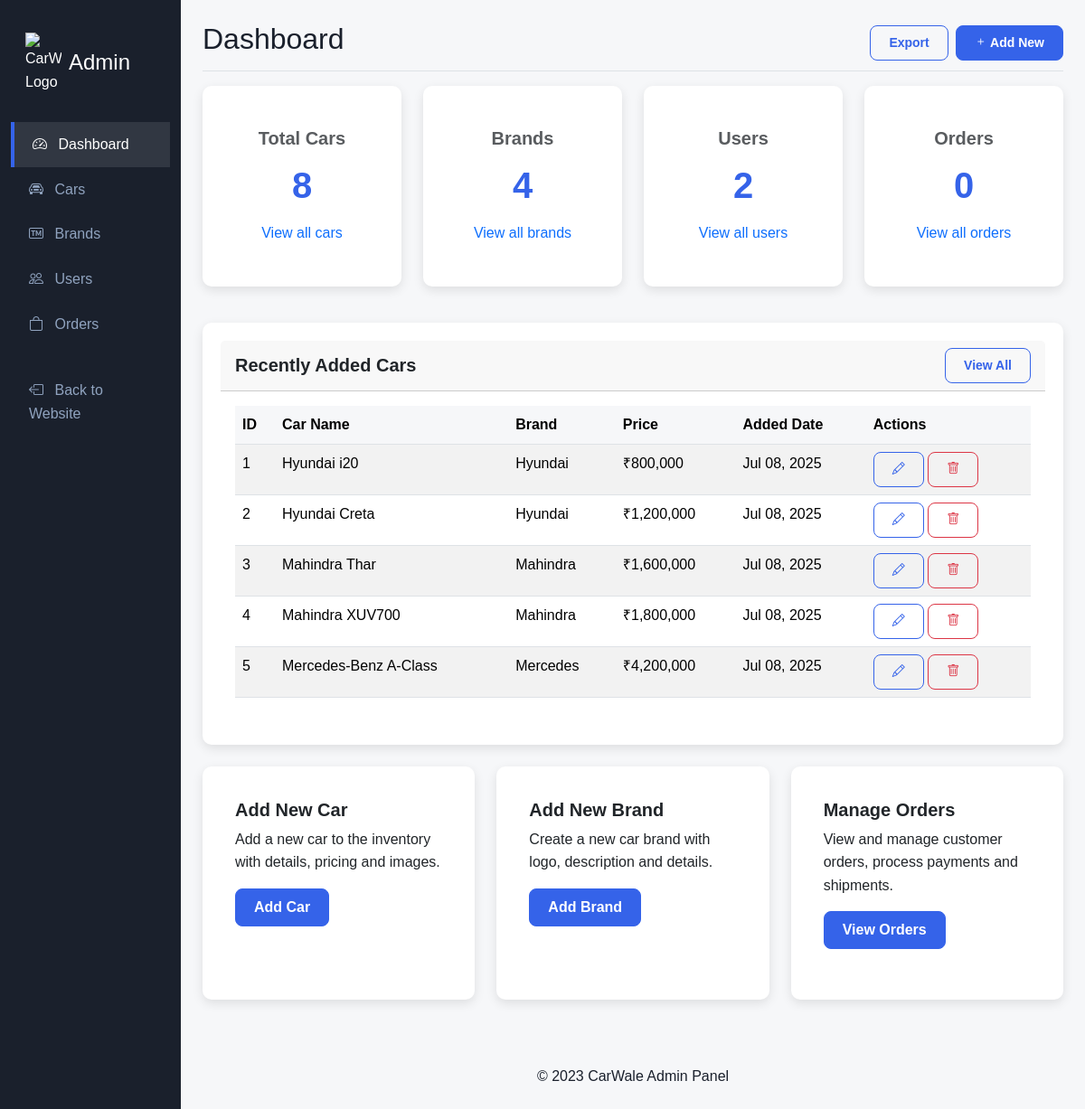
Page /admin/dashboard.php (signed in) on the committed database.
### tables this page shows
CREATE TABLE IF NOT EXISTS cars (
    car_id INT AUTO_INCREMENT PRIMARY KEY,
    brand_id INT,
    car_name VARCHAR(100) NOT NULL,
    price DECIMAL(12,2) NOT NULL,
    image VARCHAR(255),
    year INT,
    type VARCHAR(50),
    fuel VARCHAR(50),
    rating DECIMAL(3,1),
    seats INT,
    description TEXT,
    created_at TIMESTAMP DEFAULT CURRENT_TIMESTAMP,
    updated_at TIMESTAMP DEFAULT CURRENT_TIMESTAMP ON UPDATE CURRENT_TIMESTAMP,
    FOREIGN KEY (brand_id) REFERENCES brands(brand_id) ON DELETE CASCADE
);

CREATE TABLE IF NOT EXISTS brands (
    brand_id INT AUTO_INCREMENT PRIMARY KEY,
    brand_name VARCHAR(100) NOT NULL,
    logo VARCHAR(255),
    description TEXT,
    created_at TIMESTAMP DEFAULT CURRENT_TIMESTAMP,
    updated_at TIMESTAMP DEFAULT CURRENT_TIMESTAMP ON UPDATE CURRENT_TIMESTAMP
);

### admin/dashboard.php (the view, shortened to what this page needs)
<?php
require_once('../includes/header.php');
require_once('../includes/footer.php');
require_once('../includes/db_connection.php');
$car_count_query = "SELECT COUNT(*) as count FROM cars";
$car_result = mysqli_query($con, $car_count_query);
$car_count = mysqli_fetch_assoc($car_result)['count'];
$brand_count_query = "SELECT COUNT(*) as count FROM brands";
$brand_result = mysqli_query($con, $brand_count_query);
$brand_count = mysqli_fetch_assoc($brand_result)['count'];
$user_count_query = "SELECT COUNT(*) as count FROM users";
$user_result = mysqli_query($con, $user_count_query);
$user_count = mysqli_fetch_assoc($user_result)['count'];
$order_count = 0;
$order_count_query = "SELECT COUNT(*) as count FROM orders";
$order_result = mysqli_query($con, $order_count_query);
if ($order_result) {
    $order_count = mysqli_fetch_assoc($order_result)['count'];
} else {
    set_message("The orders table is missing. Please run the <a href='../create_orders_table.php'>create_orders_table.php</a> script to set it up.", "warning");
}
$recent_cars_query = "SELECT c.car_id, c.car_name, c.price, c.created_at, b.brand_name
                     FROM cars c
                     JOIN brands b ON c.brand_id = b.brand_id
                     ORDER BY c.created_at DESC
                     LIMIT 5";
$recent_cars_result = mysqli_query($con, $recent_cars_query);
$recent_cars = [];
while ($row = mysqli_fetch_assoc($recent_cars_result)) {
    $recent_cars[] = $row;
}
?>
<div class="container-fluid">
    <div class="row">
        <div class="col-md-3 col-lg-2 d-md-block admin-sidebar">
            <div class="d-flex align-items-center p-3 mb-3">
                <img src="https://cdn-icons-png.flaticon.com/128/18585/18585546.png" alt="CarWale Logo" width="40" class="me-2">
                <span class="fs-4 text-white">Admin</span>
            </div>
            <ul class="nav flex-column">
                <li class="nav-item">
                    <a class="nav-link active" href="dashboard.php">
                        <i class="bi bi-speedometer2 me-2"></i> Dashboard
                    </a>
                </li>
                <li class="nav-item">
                    <a class="nav-link" href="cars.php">
                        <i class="bi bi-car-front me-2"></i> Cars
                    </a>
                </li>
                <li class="nav-item">
                    <a class="nav-link" href="brands.php">
                        <i class="bi bi-badge-tm me-2"></i> Brands
                    </a>
                </li>
                <li class="nav-item">
                    <a class="nav-link" href="users.php">
                        <i class="bi bi-people me-2"></i> Users
                    </a>
                </li>
                <li class="nav-item">
                    <a class="nav-link" href="orders.php">
                        <i class="bi bi-bag me-2"></i> Orders
                    </a>
                </li>
                <li class="nav-item mt-4">
                    <a class="nav-link" href="../front_page/front_page.php">
                        <i class="bi bi-box-arrow-left me-2"></i> Back to Website
                    </a>
                </li>
            </ul>
        </div>
        <div class="col-md-9 col-lg-10 ms-sm-auto px-md-4 py-4">
            <div class="d-flex justify-content-between flex-wrap flex-md-nowrap align-items-center pb-2 mb-3 border-bottom">
                <h1 class="h2">Dashboard</h1>
                <div class="btn-toolbar mb-2 mb-md-0">
                    <div class="btn-group me-2">
                        <button type="button" class="btn btn-sm btn-outline-primary">Export</button>
                    </div>
                    <button type="button" class="btn btn-sm btn-primary">
                        <i class="bi bi-plus"></i> Add New
                    </button>
                </div>
            </div>
            <div class="row mb-4">
                <div class="col-md-6 col-lg-3 mb-3">
                    <div class="card admin-stats">
                        <div class="card-body">
                            <h5 class="card-title text-muted mb-3">Total Cars</h5>
                            <h3><?php echo $car_count; ?></h3>
                            <a href="cars.php" class="stretched-link text-decoration-none">View all cars</a>
                        </div>
                    </div>
                </div>
                <div class="col-md-6 col-lg-3 mb-3">
                    <div class="card admin-stats">
                        <div class="card-body">
                            <h5 class="card-title text-muted mb-3">Brands</h5>
                            <h3><?php echo $brand_count; ?></h3>
                            <a href="brands.php" class="stretched-link text-decoration-none">View all brands</a>
                        </div>
                    </div>
                </div>
                <div class="col-md-6 col-lg-3 mb-3">
                    <div class="card admin-stats">
                        <div class="card-body">
                            <h5 class="card-title text-muted mb-3">Users</h5>
                            <h3><?php echo $user_count; ?></h3>
                            <a href="users.php" class="stretched-link text-decoration-none">View all users</a>
                        </div>
                    </div>
                </div>
                <div class="col-md-6 col-lg-3 mb-3">
                    <div class="card admin-stats">
                        <div class="card-body">
                            <h5 class="card-title text-muted mb-3">Orders</h5>
                            <h3><?php echo $order_count; ?></h3>
                            <a href="orders.php" class="stretched-link text-decoration-none">View all orders</a>
                        </div>
                    </div>
                </div>
            </div>
            <div class="card admin-card mb-4">
                <div class="card-header d-flex justify-content-between align-items-center">
                    <h5 class="mb-0">Recently Added Cars</h5>
                    <a href="cars.php" class="btn btn-sm btn-outline-primary">View All</a>
                </div>
                <div class="card-body">
                    <div class="table-responsive">
                        <table class="table table-striped table-hover admin-table">
                            <thead>
                                <tr>
                                    <th>ID</th>
                                    <th>Car Name</th>
                                    <th>Brand</th>
                                    <th>Price</th>
                                    <th>Added Date</th>
                                    <th>Actions</th>
                                </tr>
                            </thead>
                            <tbody>
                                <?php if (count($recent_cars) > 0): ?>
                                    <?php foreach ($recent_cars as $car): ?>
                                        <tr>
                                            <td><?php echo $car['car_id']; ?></td>
                                            <td><?php echo htmlspecialchars($car['car_name']); ?></td>
                                            <td><?php echo htmlspecialchars($car['brand_name']); ?></td>
                                            <td>₹<?php echo number_format($car['price']); ?></td>
                                            <td><?php echo date('M d, Y', strtotime($car['created_at'])); ?></td>
                                            <td>
                                                <a href="edit_car.php?id=<?php echo $car['car_id']; ?>" class="btn btn-sm btn-outline-primary"><i class="bi bi-pencil"></i></a>
                                                <a href="delete_car.php?id=<?php echo $car['car_id']; ?>" class="btn btn-sm btn-outline-danger" onclick="return confirm('Are you sure you want to delete this car?')"><i class="bi bi-trash"></i></a>
                                            </td>
                                        </tr>
                                    <?php endforeach; ?>
                                <?php else: ?>
                                    <tr>
                                        <td colspan="6" class="text-center">No cars found</td>
                                    </tr>
                                <?php endif; ?>
                            </tbody>
                        </table>
                    </div>
                </div>
            </div>
            <div class="row">
                <div class="col-md-4 mb-4">
                    <div class="card admin-card h-100">
                        <div class="card-body">
                            <h5 class="card-title">Add New Car</h5>
                            <p class="card-text">Add a new car to the inventory with details, pricing and images.</p>
                            <a href="add_car.php" class="btn btn-primary">Add Car</a>
                        </div>
                    </div>
                </div>
                <div class="col-md-4 mb-4">
                    <div class="card admin-card h-100">
                        <div class="card-body">
                            <h5 class="card-title">Add New Brand</h5>
                            <p class="card-text">Create a new car brand with logo, description and details.</p>
                            <a href="add_brand.php" class="btn btn-primary">Add Brand</a>
                        </div>
                    </div>
                </div>
                <div class="col-md-4 mb-4">
                    <div class="card admin-card h-100">
                        <div class="card-body">
                            <h5 class="card-title">Manage Orders</h5>
                            <p class="card-text">View and manage customer orders, process payments and shipments.</p>
                            <a href="orders.php" class="btn btn-primary">View Orders</a>
                        </div>
                    </div>
                </div>
            </div>
            <footer class="mt-5 text-center">
                <p>&copy; 2023 CarWale Admin Panel</p>
            </footer>
        </div>
    </div>
</div>

### includes/global_styles.css (style rules this page uses)
:root { --primary-color: #3563E9; --secondary-color: #90A3BF; --accent-color: #FF4423; --light-gray: #F6F7F9; --dark-gray: #1A202C; --white: #FFFFFF; --black: #000000; --shadow: 0 4px 12px rgba(0, 0, 0, 0.1); --transition: all 0.3s ease; --radius: 10px; }
body { font-family: 'Poppins', sans-serif; color: var(--dark-gray); background-color: var(--light-gray); line-height: 1.6; }
h1, h2, h3, h4, h5, h6 { font-weight: 700; margin-bottom: 1rem; }
.card { background-color: var(--white); border-radius: var(--radius); box-shadow: var(--shadow); transition: var(--transition); border: none; overflow: hidden; }
.btn { border-radius: 8px; padding: 8px 20px; font-weight: 600; transition: var(--transition); }
.btn-primary { background-color: var(--primary-color); border-color: var(--primary-color); }
.btn-outline-primary { color: var(--primary-color); border-color: var(--primary-color); }
.admin-sidebar { background-color: var(--dark-gray); min-height: 100vh; color: var(--white); padding-top: 20px; }
.admin-sidebar .nav-link { color: var(--secondary-color); padding: 12px 20px; border-radius: 0; transition: var(--transition); }
.admin-sidebar .nav-link:hover, .admin-sidebar .nav-link.active { background-color: rgba(255, 255, 255, 0.1); color: var(--white); }
.admin-sidebar .nav-link.active { border-left: 4px solid var(--primary-color); }
.admin-card { background-color: var(--white); border-radius: var(--radius); box-shadow: var(--shadow); padding: 20px; margin-bottom: 20px; }
.admin-stats { text-align: center; padding: 30px 15px; }
.admin-stats h3 { font-size: 2.5rem; color: var(--primary-color); }
.admin-table th { background-color: var(--light-gray); }

### rows in the picture
cars: car_id "1", car_name "Hyundai i20", brand.brand_name "Hyundai", price "800,000", created_at "Jul 08, 2025"
cars: car_id "2", car_name "Hyundai Creta", brand.brand_name "Hyundai", price "1,200,000", created_at "Jul 08, 2025"
cars: car_id "3", car_name "Mahindra Thar", brand.brand_name "Mahindra", price "1,600,000", created_at "Jul 08, 2025"
cars: car_id "4", car_name "Mahindra XUV700", brand.brand_name "Mahindra", price "1,800,000", created_at "Jul 08, 2025"
cars: car_id "5", car_name "Mercedes-Benz A-Class", brand.brand_name "Mercedes", price "4,200,000", created_at "Jul 08, 2025"

### other values in the picture
$car_count "8"
$brand_count "4"
$user_count "2"
$order_count "0"
